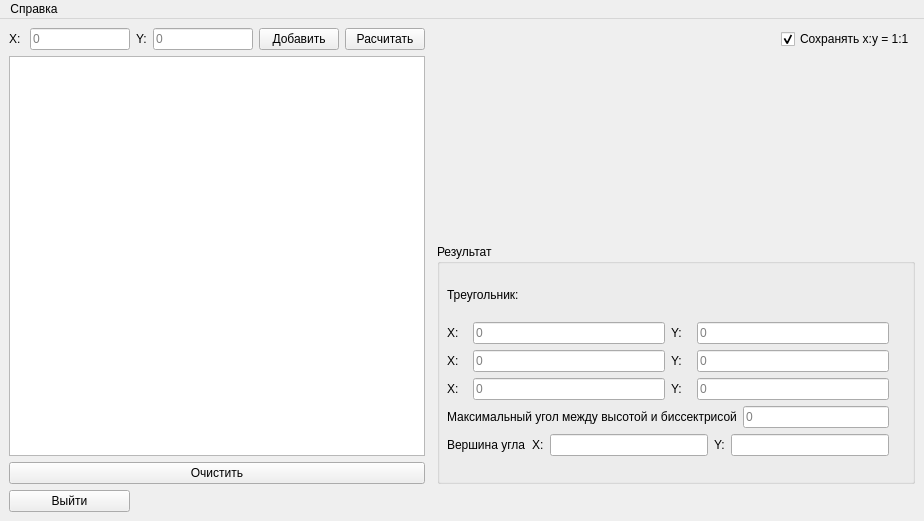
<?xml version="1.0" encoding="UTF-8"?>
<ui version="4.0">
 <class>MainWindow</class>
 <widget class="QMainWindow" name="MainWindow">
  <property name="geometry">
   <rect>
    <x>0</x>
    <y>0</y>
    <width>924</width>
    <height>521</height>
   </rect>
  </property>
  <property name="windowTitle">
   <string>MainWindow</string>
  </property>
  <property name="autoFillBackground">
   <bool>false</bool>
  </property>
  <widget class="QWidget" name="centralwidget">
   <layout class="QVBoxLayout" name="verticalLayout_4">
    <item>
     <layout class="QGridLayout" name="uiLayout">
      <item row="2" column="8" rowspan="2" colspan="2">
       <layout class="QGridLayout" name="gridLayout">
        <item row="0" column="0">
         <widget class="PainterWidget" name="painter_widget" native="true">
          <property name="minimumSize">
           <size>
            <width>100</width>
            <height>100</height>
           </size>
          </property>
          <property name="autoFillBackground">
           <bool>false</bool>
          </property>
         </widget>
        </item>
        <item row="1" column="0">
         <widget class="QGroupBox" name="result_groupBox">
          <property name="enabled">
           <bool>true</bool>
          </property>
          <property name="minimumSize">
           <size>
            <width>470</width>
            <height>240</height>
           </size>
          </property>
          <property name="maximumSize">
           <size>
            <width>16777215</width>
            <height>240</height>
           </size>
          </property>
          <property name="title">
           <string>Результат</string>
          </property>
          <property name="flat">
           <bool>false</bool>
          </property>
          <widget class="QWidget" name="layoutWidget">
           <property name="geometry">
            <rect>
             <x>10</x>
             <y>30</y>
             <width>442</width>
             <height>182</height>
            </rect>
           </property>
           <layout class="QVBoxLayout" name="result_layout">
            <item>
             <widget class="QLabel" name="triangle_label">
              <property name="text">
               <string>Треугольник:</string>
              </property>
             </widget>
            </item>
            <item>
             <layout class="QHBoxLayout" name="horizontalLayout">
              <item>
               <layout class="QVBoxLayout" name="verticalLayout">
                <item>
                 <widget class="QLabel" name="res_x1_label">
                  <property name="minimumSize">
                   <size>
                    <width>20</width>
                    <height>0</height>
                   </size>
                  </property>
                  <property name="maximumSize">
                   <size>
                    <width>20</width>
                    <height>16777215</height>
                   </size>
                  </property>
                  <property name="text">
                   <string>X:</string>
                  </property>
                 </widget>
                </item>
                <item>
                 <widget class="QLabel" name="res_x2_label">
                  <property name="minimumSize">
                   <size>
                    <width>20</width>
                    <height>0</height>
                   </size>
                  </property>
                  <property name="maximumSize">
                   <size>
                    <width>20</width>
                    <height>16777215</height>
                   </size>
                  </property>
                  <property name="text">
                   <string>X:</string>
                  </property>
                 </widget>
                </item>
                <item>
                 <widget class="QLabel" name="res_x3_label">
                  <property name="minimumSize">
                   <size>
                    <width>20</width>
                    <height>0</height>
                   </size>
                  </property>
                  <property name="maximumSize">
                   <size>
                    <width>20</width>
                    <height>16777215</height>
                   </size>
                  </property>
                  <property name="text">
                   <string>X:</string>
                  </property>
                 </widget>
                </item>
               </layout>
              </item>
              <item>
               <layout class="QVBoxLayout" name="verticalLayout_3">
                <item>
                 <widget class="QLineEdit" name="res_x1_lineEdit">
                  <property name="text">
                   <string/>
                  </property>
                  <property name="readOnly">
                   <bool>true</bool>
                  </property>
                  <property name="placeholderText">
                   <string>0</string>
                  </property>
                  <property name="clearButtonEnabled">
                   <bool>false</bool>
                  </property>
                 </widget>
                </item>
                <item>
                 <widget class="QLineEdit" name="res_x2_lineEdit">
                  <property name="readOnly">
                   <bool>true</bool>
                  </property>
                  <property name="placeholderText">
                   <string>0</string>
                  </property>
                  <property name="clearButtonEnabled">
                   <bool>false</bool>
                  </property>
                 </widget>
                </item>
                <item>
                 <widget class="QLineEdit" name="res_x3_lineEdit">
                  <property name="readOnly">
                   <bool>true</bool>
                  </property>
                  <property name="placeholderText">
                   <string>0</string>
                  </property>
                  <property name="clearButtonEnabled">
                   <bool>false</bool>
                  </property>
                 </widget>
                </item>
               </layout>
              </item>
              <item>
               <layout class="QVBoxLayout" name="verticalLayout_2">
                <item>
                 <widget class="QLabel" name="res_y1_label">
                  <property name="minimumSize">
                   <size>
                    <width>20</width>
                    <height>0</height>
                   </size>
                  </property>
                  <property name="maximumSize">
                   <size>
                    <width>20</width>
                    <height>16777215</height>
                   </size>
                  </property>
                  <property name="text">
                   <string>Y:</string>
                  </property>
                 </widget>
                </item>
                <item>
                 <widget class="QLabel" name="res_y2_label">
                  <property name="minimumSize">
                   <size>
                    <width>20</width>
                    <height>0</height>
                   </size>
                  </property>
                  <property name="maximumSize">
                   <size>
                    <width>20</width>
                    <height>16777215</height>
                   </size>
                  </property>
                  <property name="text">
                   <string>Y:</string>
                  </property>
                 </widget>
                </item>
                <item>
                 <widget class="QLabel" name="res_y3_label">
                  <property name="minimumSize">
                   <size>
                    <width>20</width>
                    <height>0</height>
                   </size>
                  </property>
                  <property name="maximumSize">
                   <size>
                    <width>20</width>
                    <height>16777215</height>
                   </size>
                  </property>
                  <property name="text">
                   <string>Y:</string>
                  </property>
                 </widget>
                </item>
               </layout>
              </item>
              <item>
               <layout class="QVBoxLayout" name="verticalLayout_5">
                <item>
                 <widget class="QLineEdit" name="res_y1_lineEdit">
                  <property name="readOnly">
                   <bool>true</bool>
                  </property>
                  <property name="placeholderText">
                   <string>0</string>
                  </property>
                  <property name="clearButtonEnabled">
                   <bool>false</bool>
                  </property>
                 </widget>
                </item>
                <item>
                 <widget class="QLineEdit" name="res_y2_lineEdit">
                  <property name="readOnly">
                   <bool>true</bool>
                  </property>
                  <property name="placeholderText">
                   <string>0</string>
                  </property>
                  <property name="clearButtonEnabled">
                   <bool>false</bool>
                  </property>
                 </widget>
                </item>
                <item>
                 <widget class="QLineEdit" name="res_y3_lineEdit">
                  <property name="readOnly">
                   <bool>true</bool>
                  </property>
                  <property name="placeholderText">
                   <string>0</string>
                  </property>
                  <property name="clearButtonEnabled">
                   <bool>false</bool>
                  </property>
                 </widget>
                </item>
               </layout>
              </item>
             </layout>
            </item>
            <item>
             <layout class="QHBoxLayout" name="horizontalLayout_2">
              <item>
               <widget class="QLabel" name="res_angle_label">
                <property name="text">
                 <string>Максимальный угол между высотой и биссектрисой</string>
                </property>
               </widget>
              </item>
              <item>
               <widget class="QLineEdit" name="res_angle_lineEdit">
                <property name="frame">
                 <bool>true</bool>
                </property>
                <property name="readOnly">
                 <bool>true</bool>
                </property>
                <property name="placeholderText">
                 <string notr="true">0</string>
                </property>
                <property name="clearButtonEnabled">
                 <bool>false</bool>
                </property>
               </widget>
              </item>
             </layout>
            </item>
            <item>
             <layout class="QHBoxLayout" name="horizontalLayout_3">
              <item>
               <widget class="QLabel" name="angle_point_label">
                <property name="text">
                 <string>Вершина угла</string>
                </property>
               </widget>
              </item>
              <item>
               <widget class="QLabel" name="angle_point_x_label">
                <property name="text">
                 <string>X:</string>
                </property>
               </widget>
              </item>
              <item>
               <widget class="QLineEdit" name="angle_point_x_lineEdit">
                <property name="readOnly">
                 <bool>true</bool>
                </property>
               </widget>
              </item>
              <item>
               <widget class="QLabel" name="angle_point_y_label">
                <property name="text">
                 <string>Y:</string>
                </property>
               </widget>
              </item>
              <item>
               <widget class="QLineEdit" name="angle_point_y_lineEdit">
                <property name="readOnly">
                 <bool>true</bool>
                </property>
               </widget>
              </item>
             </layout>
            </item>
           </layout>
          </widget>
         </widget>
        </item>
       </layout>
      </item>
      <item row="4" column="9">
       <widget class="QLabel" name="status_label">
        <property name="text">
         <string/>
        </property>
        <property name="alignment">
         <set>Qt::AlignRight|Qt::AlignTrailing|Qt::AlignVCenter</set>
        </property>
       </widget>
      </item>
      <item row="3" column="1" colspan="6">
       <widget class="QPushButton" name="clear_pushButton">
        <property name="text">
         <string>Очистить</string>
        </property>
       </widget>
      </item>
      <item row="1" column="5">
       <widget class="QPushButton" name="add_pushButton">
        <property name="maximumSize">
         <size>
          <width>100</width>
          <height>16777215</height>
         </size>
        </property>
        <property name="text">
         <string>Добавить</string>
        </property>
        <property name="autoDefault">
         <bool>false</bool>
        </property>
        <property name="default">
         <bool>false</bool>
        </property>
        <property name="flat">
         <bool>false</bool>
        </property>
       </widget>
      </item>
      <item row="1" column="8">
       <spacer name="horizontalSpacer">
        <property name="orientation">
         <enum>Qt::Horizontal</enum>
        </property>
        <property name="sizeHint" stdset="0">
         <size>
          <width>40</width>
          <height>20</height>
         </size>
        </property>
       </spacer>
      </item>
      <item row="1" column="4">
       <widget class="QLineEdit" name="y_lineEdit">
        <property name="minimumSize">
         <size>
          <width>100</width>
          <height>0</height>
         </size>
        </property>
        <property name="maximumSize">
         <size>
          <width>100</width>
          <height>16777215</height>
         </size>
        </property>
        <property name="placeholderText">
         <string>0</string>
        </property>
       </widget>
      </item>
      <item row="4" column="3" colspan="6">
       <spacer name="horizontalSpacer_2">
        <property name="orientation">
         <enum>Qt::Horizontal</enum>
        </property>
        <property name="sizeHint" stdset="0">
         <size>
          <width>40</width>
          <height>20</height>
         </size>
        </property>
       </spacer>
      </item>
      <item row="1" column="9">
       <widget class="QCheckBox" name="save_scale_checkBox">
        <property name="text">
         <string>Сохранять x:y = 1:1</string>
        </property>
        <property name="checked">
         <bool>true</bool>
        </property>
        <property name="tristate">
         <bool>false</bool>
        </property>
       </widget>
      </item>
      <item row="1" column="6">
       <widget class="QPushButton" name="calculate_pushButton">
        <property name="maximumSize">
         <size>
          <width>400</width>
          <height>16777215</height>
         </size>
        </property>
        <property name="text">
         <string>Расчитать</string>
        </property>
       </widget>
      </item>
      <item row="1" column="1">
       <widget class="QLabel" name="x_label">
        <property name="maximumSize">
         <size>
          <width>20</width>
          <height>16777215</height>
         </size>
        </property>
        <property name="text">
         <string>X: </string>
        </property>
       </widget>
      </item>
      <item row="1" column="3">
       <widget class="QLabel" name="y_label">
        <property name="maximumSize">
         <size>
          <width>20</width>
          <height>16777215</height>
         </size>
        </property>
        <property name="text">
         <string>Y:</string>
        </property>
       </widget>
      </item>
      <item row="2" column="1" colspan="6">
       <widget class="PointsTableView" name="points_tableView">
        <property name="maximumSize">
         <size>
          <width>16777215</width>
          <height>16777215</height>
         </size>
        </property>
        <property name="editTriggers">
         <set>QAbstractItemView::AnyKeyPressed|QAbstractItemView::CurrentChanged|QAbstractItemView::DoubleClicked|QAbstractItemView::EditKeyPressed</set>
        </property>
        <property name="sortingEnabled">
         <bool>false</bool>
        </property>
        <property name="cornerButtonEnabled">
         <bool>true</bool>
        </property>
       </widget>
      </item>
      <item row="1" column="2">
       <widget class="QLineEdit" name="x_lineEdit">
        <property name="minimumSize">
         <size>
          <width>100</width>
          <height>0</height>
         </size>
        </property>
        <property name="maximumSize">
         <size>
          <width>100</width>
          <height>16777215</height>
         </size>
        </property>
        <property name="placeholderText">
         <string>0</string>
        </property>
       </widget>
      </item>
      <item row="4" column="1" colspan="2">
       <widget class="QPushButton" name="exit_pushButton">
        <property name="text">
         <string>Выйти</string>
        </property>
       </widget>
      </item>
     </layout>
    </item>
   </layout>
  </widget>
  <widget class="QMenuBar" name="menubar">
   <property name="geometry">
    <rect>
     <x>0</x>
     <y>0</y>
     <width>924</width>
     <height>22</height>
    </rect>
   </property>
   <widget class="QMenu" name="menu">
    <property name="title">
     <string>Справка</string>
    </property>
    <addaction name="aboutProgramAction"/>
   </widget>
   <addaction name="menu"/>
  </widget>
  <action name="aboutProgramAction">
   <property name="text">
    <string>Условие задания</string>
   </property>
  </action>
 </widget>
 <customwidgets>
  <customwidget>
   <class>PainterWidget</class>
   <extends>QWidget</extends>
   <header location="global">painterwidget.h</header>
   <container>1</container>
  </customwidget>
  <customwidget>
   <class>PointsTableView</class>
   <extends>QTableView</extends>
   <header location="global">pointstableview.h</header>
  </customwidget>
 </customwidgets>
 <resources/>
 <connections/>
</ui>
